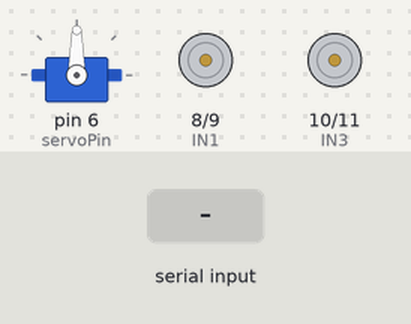
Bench run of a sketch on a simulated Arduino Uno, built with avr-gcc and run on an emulated ATmega328P. Parts: servo, motor-driver pin pairs drawn as motors (green arrow = first pin HIGH = forward, orange = second pin HIGH = backward, longer = more drive, scaled by the enable pin). The test bench sets the inputs (shaded band). What the sketch prints to the serial monitor is not drawn.

Above: at 1.2 s.
1.3 s: "90,45\n" received over Serial
2.8 s: "30,150\n" received over Serial
4.3 s: "1\n" received over Serial
5.8 s: "2\n" received over Serial
7.3 s: "4\n" received over Serial
Timing chart, 0 to 9.8 s (numbered marks = the images above; inputs shaded):
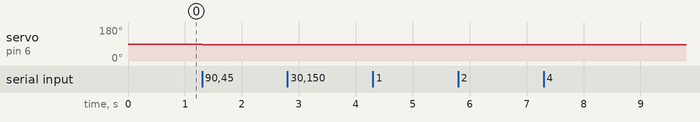

The sketch:

keyboardControl.ino
```cpp
#include <Wire.h>
#include <Servo.h>

int servoPin = 6;
Servo grabber;
int command;
int direction;

// Left motor
int ENA = 7;
int IN1 = 8;
int IN2 = 9;

// Right motor
int ENB = 12;
int IN3 = 10;
int IN4 = 11;

// For encoder
int ENCLA = 2;
int ENCLB = 3;

int ENCRA = 18;
int ENCRB = 19;

long previousMillis = 0;
long currentMillis = 0;
float rpm = 0;
float rpmL = 0;
float rpmR = 0;

float v = 0;
float w = 0;

float l = 0.18;
float r = 0.025;

float samplingrate = 20;
int maxrpm = 106;

float vl = 0;
float vr = 0;

float x = 0;
float y = 0;
float theta = 0.0000001;

void setup() {
  Serial.setTimeout(1);
  Serial.begin(9600);

  grabber.attach(servoPin);

  // Set all the motor control pins to outputs
  pinMode(ENA, OUTPUT);
  pinMode(ENB, OUTPUT);
  pinMode(IN1, OUTPUT);
  pinMode(IN2, OUTPUT);
  pinMode(IN3, OUTPUT);
  pinMode(IN4, OUTPUT);

  // Turn off motors - Initial state
  digitalWrite(IN1, LOW);
  digitalWrite(IN2, LOW);
  digitalWrite(IN3, LOW);
  digitalWrite(IN4, LOW);
}

void move(int leftSpeed, int rightSpeed) {
  analogWrite(ENA, leftSpeed);
  analogWrite(ENB, rightSpeed);
  digitalWrite(IN1, HIGH);
  digitalWrite(IN2, LOW);
  digitalWrite(IN3, HIGH);
  digitalWrite(IN4, LOW);
}

void back(int leftSpeed, int rightSpeed) {
  analogWrite(ENA, leftSpeed);
  analogWrite(ENB, rightSpeed);
  digitalWrite(IN1, LOW);
  digitalWrite(IN2, HIGH);
  digitalWrite(IN3, LOW);
  digitalWrite(IN4, HIGH);
}

void stop() {
  //  Turn off motor
  digitalWrite(IN1, LOW);
  digitalWrite(IN2, LOW);
  digitalWrite(IN3, LOW);
  digitalWrite(IN4, LOW);
}

void moveWithInput(float v, float w){
  vl = (2*v - (l*w))/2;
  vr = (2*v + (l*w))/2;

  float ratio = vl/vr;

  int analogvl = analogConverter(vl, ratio);
  float analogvr = analogConverter(vr, 1);

  if (direction == 0){
    move(analogvl, analogvr);
  }
  else if (direction == 1){
    back(analogvl, analogvr);
  }
}

int analogConverter(float v, float ratio){
  float rpm = (v*60)/(2*r*3.1412);
  float analog = rpm/maxrpm * 255;

  if (analog >= 255){
    analog = 150*ratio;
  }
  analog = constrain(analog, 0, 255);
  return analog;
}

void testCom(){
  while (!Serial.available());
  command = Serial.readString().toInt();
  if (command == 1){
    v = 0.15;
    w = 0.0;
    direction = 0;
    Serial.print(command);
  }
  else if (command == 0){
    v = 0.0;
    w = 0.0;
    direction = 0;
    Serial.print(command);
  }
  else if (command == 2){
    v = 0.15;
    w = 0.5;
    direction = 0;
    Serial.print(command);
  }
  else if (command == 3){
    v = 0.15;
    w = -0.5;
    direction = 0;
    Serial.print(command);
  }
  else if (command == 4){
    v = 0.15;
    w = 0.0;
    direction = 1;
    Serial.print(command);
  }
  else if (command == 5){
    grabber.write(85);
  }
  else if (command == 6){
    grabber.write(0);
  }
  moveWithInput(v,w);
}

void  loop() {
  testCom();
}
```

Measured:
- after the input at 1.3 s, servo on pin 6 (servoPin): 90° → 85° at once
